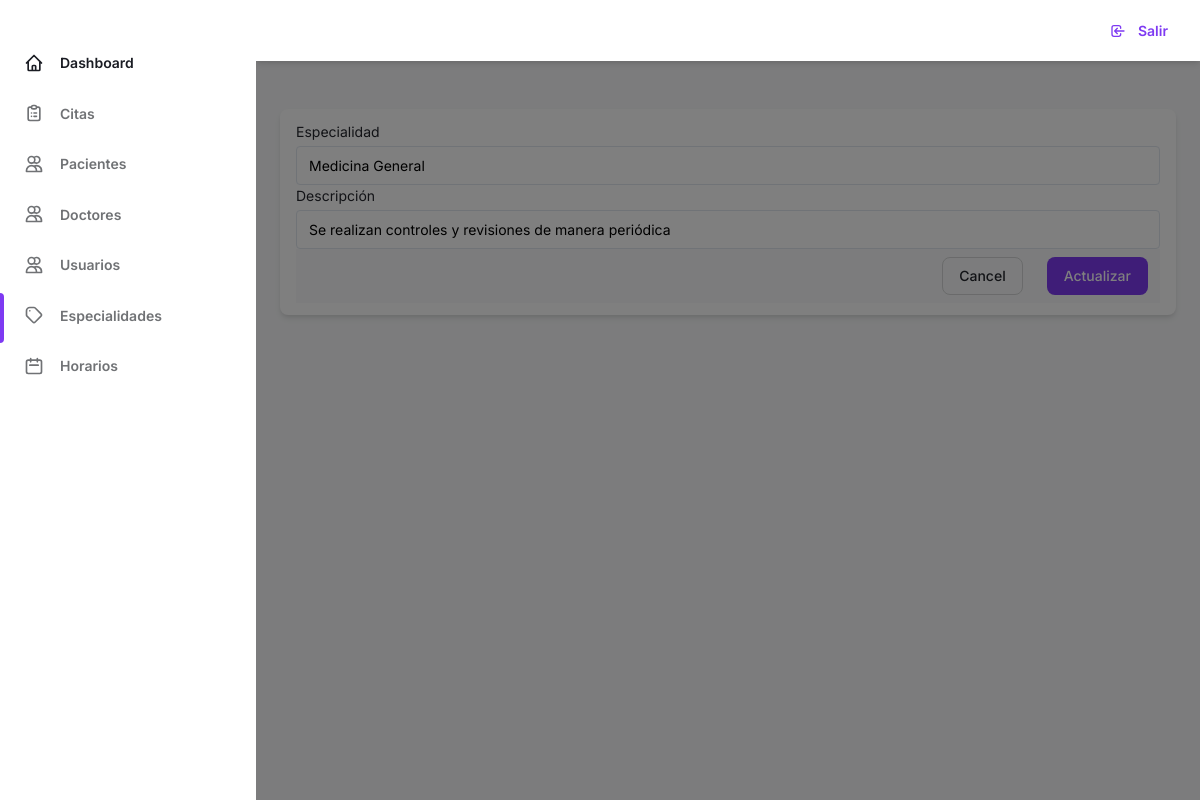
Page /vista/especialidades/edit.php?id=1 (signed in) on the committed database.
### tables this page shows
CREATE TABLE `especialidades` (
  `codespe` int(100) NOT NULL,
  `especialidad` varchar(200) NOT NULL,
  `descripcion` varchar(200) NOT NULL,
  `estado` char(20) NOT NULL,
  `fecha_create` timestamp NOT NULL DEFAULT current_timestamp() ON UPDATE current_timestamp()
);

### vista/especialidades/edit.php (the view, shortened to what this page needs)
<!DOCTYPE html>
<html :class="{ 'theme-dark': dark }" x-data="data()" lang="en">
  <head>
    <link rel="stylesheet" href="../../assets/css/tailwind.output.css" />
    <link
      rel="stylesheet"
      href="https://cdnjs.cloudflare.com/ajax/libs/Chart.js/2.9.3/Chart.min.css"
    />
  </head>
  <body>
    <div
      class="flex h-screen bg-gray-50 dark:bg-gray-900"
      :class="{ 'overflow-hidden': isSideMenuOpen }"
    >
      <aside
        class="z-20 hidden w-64 overflow-y-auto bg-white dark:bg-gray-800 md:block flex-shrink-0"
      >
        <div class="py-4 text-gray-500 dark:text-gray-400">
          <ul class="mt-6">
            <li class="relative px-6 py-3">
              <a
                class="inline-flex items-center w-full text-sm font-semibold text-gray-800 transition-colors duration-150 hover:text-gray-800 dark:hover:text-gray-200 dark:text-gray-100"
                href="../admin/pages-admin.php"
              >
                <svg
                  class="w-5 h-5"
                  aria-hidden="true"
                  fill="none"
                  stroke-linecap="round"
                  stroke-linejoin="round"
                  stroke-width="2"
                  viewBox="0 0 24 24"
                  stroke="currentColor"
                >
                  <path
                    d="M3 12l2-2m0 0l7-7 7 7M5 10v10a1 1 0 001 1h3m10-11l2 2m-2-2v10a1 1 0 01-1 1h-3m-6 0a1 1 0 001-1v-4a1 1 0 011-1h2a1 1 0 011 1v4a1 1 0 001 1m-6 0h6"
                  ></path>
                </svg>
                <span class="ml-4">Dashboard</span>
              </a>
            </li>
          </ul>
          <ul>
            <li class="relative px-6 py-3">
              <a
                class="inline-flex items-center w-full text-sm font-semibold transition-colors duration-150 hover:text-gray-800 dark:hover:text-gray-200"
                href="../../folder/appointment.php"
              >
                <span class="ml-4">Citas</span>
              </a>
            </li>
            <li class="relative px-6 py-3">
              <a
                class="inline-flex items-center w-full text-sm font-semibold transition-colors duration-150 hover:text-gray-800 dark:hover:text-gray-200"
                href="../../folder/patients.php"
              >
                <span class="ml-4">Pacientes</span>
              </a>
            </li>
            <li class="relative px-6 py-3">
              <a
                class="inline-flex items-center w-full text-sm font-semibold transition-colors duration-150 hover:text-gray-800 dark:hover:text-gray-200"
                href="../../folder/doctor.php"
              >
                <span class="ml-4">Doctores</span>
              </a>
            </li>
            <li class="relative px-6 py-3">
              <a
                class="inline-flex items-center w-full text-sm font-semibold transition-colors duration-150 hover:text-gray-800 dark:hover:text-gray-200"
                href="../../folder/usuarios.php"
              >
                <span class="ml-4">Usuarios</span>
              </a>
            </li>
            <li class="relative px-6 py-3">
              <span
                class="absolute inset-y-0 left-0 w-1 bg-purple-600 rounded-tr-lg rounded-br-lg"
                aria-hidden="true"
              ></span>
              <a
                class="inline-flex items-center w-full text-sm font-semibold transition-colors duration-150 hover:text-gray-800 dark:hover:text-gray-200"
                href="../../folder/especialidad.php"
              >
                <span class="ml-4">Especialidades</span>
              </a>
            </li>
            <li class="relative px-6 py-3">
              <a
                class="inline-flex items-center w-full text-sm font-semibold transition-colors duration-150 hover:text-gray-800 dark:hover:text-gray-200"
                href="../../folder/horario.php"
              >
                <svg
                  class="w-5 h-5"
                  aria-hidden="true"
                  fill="none"
                  stroke-linecap="round"
                  stroke-linejoin="round"
                  stroke-width="2"
                  viewBox="0 0 24 24"
                  stroke="currentColor"
                >
                 <path stroke-linecap="round" stroke-linejoin="round" stroke-width="2" d="M8 7V3m8 4V3m-9 8h10M5 21h14a2 2 0 002-2V7a2 2 0 00-2-2H5a2 2 0 00-2 2v12a2 2 0 002 2z"/>
                </svg>
                <span class="ml-4">Horarios</span>
              </a>
            </li>
          </ul>
        </div>
      </aside>
      <div
        x-show="isSideMenuOpen"
        x-transition:enter="transition ease-in-out duration-150"
        x-transition:enter-start="opacity-0"
        x-transition:enter-end="opacity-100"
        x-transition:leave="transition ease-in-out duration-150"
        x-transition:leave-start="opacity-100"
        x-transition:leave-end="opacity-0"
        class="fixed inset-0 z-10 flex items-end bg-black bg-opacity-50 sm:items-center sm:justify-center"
      ></div>
      <div class="flex flex-col flex-1 w-full">
        <header class="z-10 py-4 bg-white shadow-md dark:bg-gray-800">
          <div
            class="container flex items-center justify-between h-full px-6 mx-auto text-purple-600 dark:text-purple-300"
          >
            <ul class="flex items-center flex-shrink-0 space-x-6">
              <li class="relative">
                <button
                  class="align-middle rounded-full focus:shadow-outline-purple focus:outline-none"
                  @click="toggleProfileMenu"
                  @keydown.escape="closeProfileMenu"
                  aria-label="Account"
                  aria-haspopup="true"
                >
                <li class="flex">
                      <a
                        class="inline-flex items-center w-full px-2 py-1 text-sm font-semibold transition-colors duration-150 rounded-md hover:bg-gray-100 hover:text-gray-800 dark:hover:bg-gray-800 dark:hover:text-gray-200"
                        href="../pages-logout.php"
                      >
                        <svg
                          class="w-4 h-4 mr-3"
                          aria-hidden="true"
                          fill="none"
                          stroke-linecap="round"
                          stroke-linejoin="round"
                          stroke-width="2"
                          viewBox="0 0 24 24"
                          stroke="currentColor"
                        >
                          <path
                            d="M11 16l-4-4m0 0l4-4m-4 4h14m-5 4v1a3 3 0 01-3 3H6a3 3 0 01-3-3V7a3 3 0 013-3h7a3 3 0 013 3v1"
                          ></path>
                        </svg>
                        <span>Salir</span>
                      </a>
                    </li>
                </button>
              </li>
            </ul>
          </div>
        </header>
       <main class="h-full overflow-y-auto">
          <div class="container px-6 mx-auto grid">
          <?php
function connect(){
return new mysqli("localhost","root","","citas_hospital");
}
$con = connect();
$id = $_GET['id'];
$sql = "SELECT * FROM especialidades  WHERE codespe= '$id'";
$query  =$con->query($sql);
$data =  array();
if($query){
  while($r = $query->fetch_object()){
    $data[] = $r;
  }
}
?>
<?php if(count($data)>0):?>
    <?php foreach($data as $d):?>
          <div class="px-4 py-3 mb-8 bg-white rounded-lg shadow-md dark:bg-gray-800">
            <form method="POST"  autocomplete="off" action="../../folder/especialidad.php?id=<?php echo $d->codespe; ?>"  role="form">
              <label class="block text-sm">
                <span class="text-gray-700 dark:text-gray-400">Especialidad</span>
                <input name="especialidad" value="<?php echo $d->especialidad; ?>" type="text"
                  class="block w-full mt-1 text-sm dark:border-gray-600 dark:bg-gray-700 focus:border-purple-400 focus:outline-none focus:shadow-outline-purple dark:text-gray-300 dark:focus:shadow-outline-gray form-input"
                />
              </label>
              <label class="block text-sm">
                <span class="text-gray-700 dark:text-gray-400">Descripción</span>
                <input name="descripcion" value="<?php echo $d->descripcion; ?>" type="text"
                  class="block w-full mt-1 text-sm dark:border-gray-600 dark:bg-gray-700 focus:border-purple-400 focus:outline-none focus:shadow-outline-purple dark:text-gray-300 dark:focus:shadow-outline-gray form-input"
                />
              </label>
               <footer
          class="flex flex-col items-center justify-end px-3 py-2 -mx-3 -mb-6 space-y-4 sm:space-y-0 sm:space-x-6 sm:flex-row bg-gray-50 dark:bg-gray-800">
          <button
            @click="closeModal"
            class="w-full px-5 py-3 text-sm font-medium leading-5 text-white text-gray-700 transition-colors duration-150 border border-gray-300 rounded-lg dark:text-gray-400 sm:px-4 sm:py-2 sm:w-auto active:bg-transparent hover:border-gray-500 focus:border-gray-500 active:text-gray-500 focus:outline-none focus:shadow-outline-gray">
            Cancel
          </button>
          <button name="update1"
            class="w-full px-5 py-3 text-sm font-medium leading-5 text-white transition-colors duration-150 bg-purple-600 border border-transparent rounded-lg sm:w-auto sm:px-4 sm:py-2 active:bg-purple-600 hover:bg-purple-700 focus:outline-none focus:shadow-outline-purple">
            Actualizar
          </button>
        </footer>
        </form>
          </div>
 <?php endforeach; ?>
    <?php else:?>
    <span class="px-2 py-1 font-semibold leading-tight text-red-700 bg-red-100 rounded-full dark:text-red-100 dark:bg-red-700">
          No hay datos
        </span>
    <?php endif; ?>
          </div>
<?php require '../template/footer.php';  ?>

### rows in the picture
especialidades: especialidad "Medicina General", descripcion "Se realizan controles y revisiones de manera periódica"
